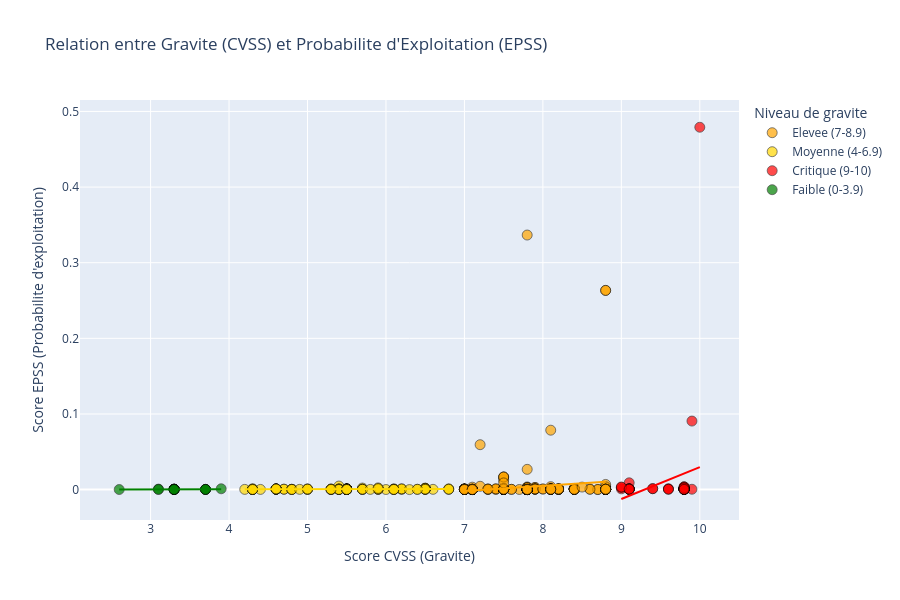

The cell this chart's notebook holds for it:
### Code cell
# Scatter plot CVSS vs EPSS (avec Plotly)
import plotly.express as px
import plotly.graph_objects as go
from plotly.subplots import make_subplots

scatter_df = df[df['CVSS Score'].notna() & df['EPSS Score'].notna()].copy()

def get_severity_label(score):
    if score < 4.0:
        return 'Faible (0-3.9)'
    elif score < 7.0:
        return 'Moyenne (4-6.9)'
    elif score < 9.0:
        return 'Elevee (7-8.9)'
    else:
        return 'Critique (9-10)'

scatter_df['Severite'] = scatter_df['CVSS Score'].apply(get_severity_label)

print(f"Nombre de points pour le scatter plot: {len(scatter_df)}")

color_map = {
    'Critique (9-10)': 'red',
    'Elevee (7-8.9)': 'orange',
    'Moyenne (4-6.9)': 'gold',
    'Faible (0-3.9)': 'green'
}


fig = px.scatter(                                                                                   #px = plotly express
    scatter_df,                                                                                     #Données utilisées
    x='CVSS Score',                                                                                 #Score de gravité
    y='EPSS Score',                                                                                 #Probabilité d'exploitation
    color='Severite',
    color_discrete_map=color_map,
    hover_data=['CVE', 'CWE', 'Editeur', 'Type'],                                                   #Ce qu'on voit quand on survole un point
    title='Relation entre Gravite (CVSS) et Probabilite d\'Exploitation (EPSS)',
    labels={                                                                                        #Labels pour les axes
        'CVSS Score': 'Score CVSS (Gravite)',
        'EPSS Score': 'Score EPSS (Probabilite d\'exploitation)',               
        'Severite': 'Niveau de gravite'
    },
    trendline='ols'                                                                                 #Ordinary Least Squares (régression linéaire)
)


fig.update_layout(
    width=900,
    height=600,
    xaxis=dict(showgrid=True),
    yaxis=dict(showgrid=True)
)

fig.update_traces(
    marker=dict(size=10, opacity=0.7, line=dict(width=0.7, color='black'))
)

fig.show()





correlation = scatter_df['CVSS Score'].corr(scatter_df['EPSS Score'])                               #Calcul la corélation
print(f"\nCoefficient de correlation de Pearson entre CVSS et EPSS: {correlation:.4f}")



high_risk = scatter_df[(scatter_df['CVSS Score'] >= 7) & (scatter_df['EPSS Score'] > 0.01)]         #Sélectionne les vulnérabilités à haut risque
print(f"\nVulnerabilites a haut risque (CVSS >= 7 ET EPSS > 0.01): {len(high_risk)}")
if len(high_risk) > 0:
    print("\nCVE a risque prioritaire:")
    for _, row in high_risk.nlargest(5, 'EPSS Score').iterrows():
        print(f"  - {row['CVE']}: CVSS={row['CVSS Score']}, EPSS={row['EPSS Score']:.6f}, Editeur={row['Editeur']}")

### Figure 1 — Plotly figure (JSON) as saved in the notebook; plotly's stock layout.template omitted (floating-point values rounded to 4 significant figures; data arrays with more than 128 entries replaced by an {"elided": "..."} marker saying what was removed)
{"data": [{"customdata": {"elided": "353x4 str values"}, "hovertemplate": "Niveau de gravite=Elevee (7-8.9)<br>Score CVSS (Gravite)=%{x}<br>Score EPSS (Probabilite d'exploitation)=%{y}<br>CVE=%{customdata[0]}<br>CWE=%{customdata[1]}<br>Editeur=%{customdata[2]}<br>Type=%{customdata[3]}<extra></extra>", "legendgroup": "Elevee (7-8.9)", "marker": {"color": "orange", "line": {"color": "black", "width": 0.7}, "opacity": 0.7, "size": 10, "symbol": "circle"}, "mode": "markers", "name": "Elevee (7-8.9)", "orientation": "v", "showlegend": true, "type": "scatter", "x": {"elided": "353 float values"}, "xaxis": "x", "y": {"elided": "353 float values"}, "yaxis": "y"}, {"hovertemplate": "<b>OLS trendline</b><br>EPSS Score = 0.00664744 * CVSS Score + -0.048225<br>R<sup>2</sup>=0.012670<br><br>Niveau de gravite=Elevee (7-8.9)<br>Score CVSS (Gravite)=%{x}<br>Score EPSS (Probabilite d'exploitation)=%{y} <b>(trend)</b><extra></extra>", "legendgroup": "Elevee (7-8.9)", "marker": {"color": "orange", "line": {"color": "black", "width": 0.7}, "opacity": 0.7, "size": 10, "symbol": "circle"}, "mode": "lines", "name": "Elevee (7-8.9)", "showlegend": false, "type": "scatter", "x": {"elided": "353 float values"}, "xaxis": "x", "y": {"elided": "353 float values"}, "yaxis": "y"}, {"customdata": {"elided": "108x4 str values"}, "hovertemplate": "Niveau de gravite=Moyenne (4-6.9)<br>Score CVSS (Gravite)=%{x}<br>Score EPSS (Probabilite d'exploitation)=%{y}<br>CVE=%{customdata[0]}<br>CWE=%{customdata[1]}<br>Editeur=%{customdata[2]}<br>Type=%{customdata[3]}<extra></extra>", "legendgroup": "Moyenne (4-6.9)", "marker": {"color": "gold", "line": {"color": "black", "width": 0.7}, "opacity": 0.7, "size": 10, "symbol": "circle"}, "mode": "markers", "name": "Moyenne (4-6.9)", "orientation": "v", "showlegend": true, "type": "scatter", "x": [4.3, 4.2, 6.6, 4.7, 4.3, 6.1, 6.5, 6.1, 6.2, 6.0, 4.7, 5.5, 5.5, 5.5, 6.2, 6.5, 5.4, 5.5, 5.5, 6.8, 5.7, 5.5, 5.5, 5.5, 5.5, 6.8, 5.5, 5.5, 5.3, 5.5, 5.3, 5.5, 6.5, 5.5, 5.5, 6.5, 6.2, 6.8, 6.5, 5.4, 4.6, 4.3, 5.4, 6.5, 5.0, 6.5, 4.6, 4.6, 4.6, 5.4, 5.5, 4.6, 6.5, 5.5, 5.4, 4.6, 6.1, 4.6, 5.4, 4.6, 4.6, 4.6, 5.4, 5.4, 6.4, 6.1, 4.4, 5.9, 5.9, 5.9, 4.8, 5.5, 5.5, 5.5, 4.8, 5.5, 5.5, 4.3, 5.7, 5.3, 6.3, 5.5, 5.7, 5.7, 4.3, 5.9, 5.7, 5.4, 5.3, 4.3, 4.3, 6.5, 5.4, 6.4, 4.8, 5.0, 4.8, 5.3, 5.5, 5.8, 5.5, 6.1, 5.5, 5.5, 5.9, 4.9, 5.0, 5.0], "xaxis": "x", "y": [0.00014, 0.0003, 0.00035, 0.00055, 0.00026, 0.00093, 0.00026, 0.00015, 0.00032, 0.00012, 0.00053, 0.00058, 0.0007, 0.00051, 0.00092, 0.00076, 0.00087, 0.0007, 0.00051, 0.00049, 0.00207, 0.0007, 0.00051, 0.00051, 0.0007, 0.00099, 0.0007, 0.0007, 0.00067, 0.00051, 0.00076, 0.00127, 0.00164, 0.00051, 0.00051, 0.00196, 0.00092, 0.00036, 0.00059, 0.0006, 0.00058, 0.00077, 0.0006, 0.00169, 0.00062, 0.00104, 0.0006, 0.00104, 0.0006, 0.0006, 0.00058, 0.00086, 0.00103, 0.0005, 0.00469, 0.00058, 0.00059, 0.00058, 0.00061, 0.0006, 0.00086, 0.00086, 0.00086, 0.0006, 0.00046, 0.00027, 0.00025, 0.00051, 0.00033, 0.00228, 0.00041, 0.00022, 0.00027, 0.00022, 0.00038, 0.00018, 0.00022, 0.00023, 0.00045, 5e-05, 4e-05, 0.00026, 0.00045, 0.00045, 0.00098, 0.00052, 0.00045, 0.0001, 9e-05, 0.00011, 0.00016, 0.00034, 0.00018, 0.00032, 0.0003, 0.00014, 0.00019, 0.00042, 0.0002, 0.00027, 0.00014, 0.0002, 0.00018, 0.00019, 0.0015, 0.00033, 0.00085, 0.00062], "yaxis": "y"}, {"hovertemplate": "<b>OLS trendline</b><br>EPSS Score = 0.000122154 * CVSS Score + -5.90393e-05<br>R<sup>2</sup>=0.020480<br><br>Niveau de gravite=Moyenne (4-6.9)<br>Score CVSS (Gravite)=%{x}<br>Score EPSS (Probabilite d'exploitation)=%{y} <b>(trend)</b><extra></extra>", "legendgroup": "Moyenne (4-6.9)", "marker": {"color": "gold", "line": {"color": "black", "width": 0.7}, "opacity": 0.7, "size": 10, "symbol": "circle"}, "mode": "lines", "name": "Moyenne (4-6.9)", "showlegend": false, "type": "scatter", "x": [4.2, 4.3, 4.3, 4.3, 4.3, 4.3, 4.3, 4.3, 4.4, 4.6, 4.6, 4.6, 4.6, 4.6, 4.6, 4.6, 4.6, 4.6, 4.6, 4.7, 4.7, 4.8, 4.8, 4.8, 4.8, 4.9, 5.0, 5.0, 5.0, 5.0, 5.3, 5.3, 5.3, 5.3, 5.3, 5.4, 5.4, 5.4, 5.4, 5.4, 5.4, 5.4, 5.4, 5.4, 5.4, 5.5, 5.5, 5.5, 5.5, 5.5, 5.5, 5.5, 5.5, 5.5, 5.5, 5.5, 5.5, 5.5, 5.5, 5.5, 5.5, 5.5, 5.5, 5.5, 5.5, 5.5, 5.5, 5.5, 5.5, 5.5, 5.5, 5.5, 5.7, 5.7, 5.7, 5.7, 5.7, 5.8, 5.9, 5.9, 5.9, 5.9, 5.9, 6.0, 6.1, 6.1, 6.1, 6.1, 6.1, 6.2, 6.2, 6.2, 6.3, 6.4, 6.4, 6.5, 6.5, 6.5, 6.5, 6.5, 6.5, 6.5, 6.5, 6.5, 6.6, 6.8, 6.8, 6.8], "xaxis": "x", "y": [0.000454, 0.0004662, 0.0004662, 0.0004662, 0.0004662, 0.0004662, 0.0004662, 0.0004662, 0.0004784, 0.0005029, 0.0005029, 0.0005029, 0.0005029, 0.0005029, 0.0005029, 0.0005029, 0.0005029, 0.0005029, 0.0005029, 0.0005151, 0.0005151, 0.0005273, 0.0005273, 0.0005273, 0.0005273, 0.0005395, 0.0005517, 0.0005517, 0.0005517, 0.0005517, 0.0005884, 0.0005884, 0.0005884, 0.0005884, 0.0005884, 0.0006006, 0.0006006, 0.0006006, 0.0006006, 0.0006006, 0.0006006, 0.0006006, 0.0006006, 0.0006006, 0.0006006, 0.0006128, 0.0006128, 0.0006128, 0.0006128, 0.0006128, 0.0006128, 0.0006128, 0.0006128, 0.0006128, 0.0006128, 0.0006128, 0.0006128, 0.0006128, 0.0006128, 0.0006128, 0.0006128, 0.0006128, 0.0006128, 0.0006128, 0.0006128, 0.0006128, 0.0006128, 0.0006128, 0.0006128, 0.0006128, 0.0006128, 0.0006128, 0.0006372, 0.0006372, 0.0006372, 0.0006372, 0.0006372, 0.0006495, 0.0006617, 0.0006617, 0.0006617, 0.0006617, 0.0006617, 0.0006739, 0.0006861, 0.0006861, 0.0006861, 0.0006861, 0.0006861, 0.0006983, 0.0006983, 0.0006983, 0.0007105, 0.0007227, 0.0007227, 0.000735, 0.000735, 0.000735, 0.000735, 0.000735, 0.000735, 0.000735, 0.000735, 0.000735, 0.0007472, 0.0007716, 0.0007716, 0.0007716], "yaxis": "y"}, {"customdata": {"elided": "50x4 str values"}, "hovertemplate": "Niveau de gravite=Critique (9-10)<br>Score CVSS (Gravite)=%{x}<br>Score EPSS (Probabilite d'exploitation)=%{y}<br>CVE=%{customdata[0]}<br>CWE=%{customdata[1]}<br>Editeur=%{customdata[2]}<br>Type=%{customdata[3]}<extra></extra>", "legendgroup": "Critique (9-10)", "marker": {"color": "red", "line": {"color": "black", "width": 0.7}, "opacity": 0.7, "size": 10, "symbol": "circle"}, "mode": "markers", "name": "Critique (9-10)", "orientation": "v", "showlegend": true, "type": "scatter", "x": [9.0, 9.9, 9.8, 9.1, 9.1, 9.1, 9.8, 9.8, 9.6, 9.8, 9.8, 9.8, 9.8, 9.1, 9.1, 9.8, 9.1, 9.1, 9.8, 9.6, 10.0, 9.9, 9.6, 9.8, 9.8, 9.8, 9.8, 9.8, 9.8, 9.8, 9.8, 9.4, 9.1, 9.8, 9.8, 9.8, 9.8, 9.8, 9.8, 9.8, 9.8, 9.8, 9.8, 9.1, 9.4, 9.0, 9.0, 9.8, 9.1, 9.8], "xaxis": "x", "y": [0.001, 0.00046, 0.00042, 0.00028, 0.00898, 0.0007, 0.00363, 0.00137, 0.00106, 0.00202, 0.0006, 0.00373, 0.0006, 0.00072, 0.00072, 0.0006, 0.0007, 0.0006, 0.00063, 0.00076, 0.4791, 0.09061, 0.00036, 0.00122, 0.00067, 0.00102, 0.00021, 0.0007, 0.00096, 0.00063, 0.00076, 0.00122, 0.00126, 0.00021, 0.00079, 0.00044, 0.00102, 0.00062, 0.00206, 0.00061, 0.0007, 0.00078, 0.00096, 0.0007, 0.00122, 0.00294, 0.00345, 0.0026, 0.00054, 0.00024], "yaxis": "y"}, {"hovertemplate": "<b>OLS trendline</b><br>EPSS Score = 0.0422015 * CVSS Score + -0.392233<br>R<sup>2</sup>=0.039927<br><br>Niveau de gravite=Critique (9-10)<br>Score CVSS (Gravite)=%{x}<br>Score EPSS (Probabilite d'exploitation)=%{y} <b>(trend)</b><extra></extra>", "legendgroup": "Critique (9-10)", "marker": {"color": "red", "line": {"color": "black", "width": 0.7}, "opacity": 0.7, "size": 10, "symbol": "circle"}, "mode": "lines", "name": "Critique (9-10)", "showlegend": false, "type": "scatter", "x": [9.0, 9.0, 9.0, 9.1, 9.1, 9.1, 9.1, 9.1, 9.1, 9.1, 9.1, 9.1, 9.1, 9.4, 9.4, 9.6, 9.6, 9.6, 9.8, 9.8, 9.8, 9.8, 9.8, 9.8, 9.8, 9.8, 9.8, 9.8, 9.8, 9.8, 9.8, 9.8, 9.8, 9.8, 9.8, 9.8, 9.8, 9.8, 9.8, 9.8, 9.8, 9.8, 9.8, 9.8, 9.8, 9.8, 9.8, 9.9, 9.9, 10.0], "xaxis": "x", "y": [-0.01242, -0.01242, -0.01242, -0.0082, -0.0082, -0.0082, -0.0082, -0.0082, -0.0082, -0.0082, -0.0082, -0.0082, -0.0082, 0.004461, 0.004461, 0.0129, 0.0129, 0.0129, 0.02134, 0.02134, 0.02134, 0.02134, 0.02134, 0.02134, 0.02134, 0.02134, 0.02134, 0.02134, 0.02134, 0.02134, 0.02134, 0.02134, 0.02134, 0.02134, 0.02134, 0.02134, 0.02134, 0.02134, 0.02134, 0.02134, 0.02134, 0.02134, 0.02134, 0.02134, 0.02134, 0.02134, 0.02134, 0.02556, 0.02556, 0.02978], "yaxis": "y"}, {"customdata": [["CVE-2026-44743", "CWE-497", "SAP", "Avis"], ["CVE-2026-45459", "CWE-693", "Microsoft", "Avis"], ["CVE-2026-45466", "CWE-122", "Microsoft", "Avis"], ["CVE-2026-45455", "CWE-125", "Microsoft", "Avis"], ["CVE-2026-45485", "CWE-125", "Microsoft", "Avis"], ["CVE-2026-45642", "CWE-20", "Microsoft", "Avis"], ["CVE-2026-45485", "CWE-125", "Microsoft", "Avis"], ["CVE-2026-41694", "CWE-347", "Spring", "Avis"], ["CVE-2025-12817", "CWE-862", "Splunk", "Avis"], ["CVE-2026-6976", "CWE-639", "GitLab", "Avis"], ["CVE-2026-9694", "CWE-153", "GitLab", "Avis"], ["CVE-2026-3553", "CWE-863", "GitLab", "Avis"], ["CVE-2026-41000", "CWE-294", "Spring", "Avis"], ["CVE-2026-47330", "CWE-457", "Linux", "Avis"], ["CVE-2026-47336", "CWE-457", "Linux", "Avis"], ["CVE-2026-47327", "CWE-476", "Linux", "Avis"], ["CVE-2026-47329", "CWE-1284", "Linux", "Avis"], ["CVE-2026-47337", "CWE-476", "Linux", "Avis"]], "hovertemplate": "Niveau de gravite=Faible (0-3.9)<br>Score CVSS (Gravite)=%{x}<br>Score EPSS (Probabilite d'exploitation)=%{y}<br>CVE=%{customdata[0]}<br>CWE=%{customdata[1]}<br>Editeur=%{customdata[2]}<br>Type=%{customdata[3]}<extra></extra>", "legendgroup": "Faible (0-3.9)", "marker": {"color": "green", "line": {"color": "black", "width": 0.7}, "opacity": 0.7, "size": 10, "symbol": "circle"}, "mode": "markers", "name": "Faible (0-3.9)", "orientation": "v", "showlegend": true, "type": "scatter", "x": [3.7, 3.3, 3.3, 3.3, 3.3, 3.9, 3.3, 3.7, 3.1, 3.7, 2.6, 3.1, 3.7, 3.3, 3.3, 3.3, 3.3, 3.3], "xaxis": "x", "y": [0.00028, 0.00057, 0.00054, 0.00054, 0.00054, 0.00109, 0.00054, 0.00019, 0.00066, 0.00011, 0.0001, 0.00012, 0.00028, 0.00019, 0.00014, 0.0002, 0.00027, 0.00015], "yaxis": "y"}, {"hovertemplate": "<b>OLS trendline</b><br>EPSS Score = 0.000248983 * CVSS Score + -0.000475194<br>R<sup>2</sup>=0.078880<br><br>Niveau de gravite=Faible (0-3.9)<br>Score CVSS (Gravite)=%{x}<br>Score EPSS (Probabilite d'exploitation)=%{y} <b>(trend)</b><extra></extra>", "legendgroup": "Faible (0-3.9)", "marker": {"color": "green", "line": {"color": "black", "width": 0.7}, "opacity": 0.7, "size": 10, "symbol": "circle"}, "mode": "lines", "name": "Faible (0-3.9)", "showlegend": false, "type": "scatter", "x": [2.6, 3.1, 3.1, 3.3, 3.3, 3.3, 3.3, 3.3, 3.3, 3.3, 3.3, 3.3, 3.3, 3.7, 3.7, 3.7, 3.7, 3.9], "xaxis": "x", "y": [0.0001722, 0.0002967, 0.0002967, 0.0003465, 0.0003465, 0.0003465, 0.0003465, 0.0003465, 0.0003465, 0.0003465, 0.0003465, 0.0003465, 0.0003465, 0.000446, 0.000446, 0.000446, 0.000446, 0.0004958], "yaxis": "y"}], "layout": {"height": 600, "legend": {"title": {"text": "Niveau de gravite"}, "tracegroupgap": 0}, "title": {"text": "Relation entre Gravite (CVSS) et Probabilite d'Exploitation (EPSS)"}, "width": 900, "xaxis": {"anchor": "y", "domain": [0, 1], "showgrid": true, "title": {"text": "Score CVSS (Gravite)"}}, "yaxis": {"anchor": "x", "domain": [0, 1], "showgrid": true, "title": {"text": "Score EPSS (Probabilite d'exploitation)"}}}}
